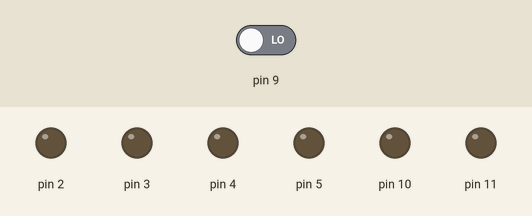
A sketch run on a simulated Arduino Uno, built with avr-gcc and run on an emulated ATmega328P. Shown: output pins drawn as LEDs (lit = HIGH). The inputs (shaded band) are chosen by the test bench; at power-on: pin 9 LOW.

Above: at 1.2 s.
1.3 s: pin 9 driven HIGH
At 2.5 s:
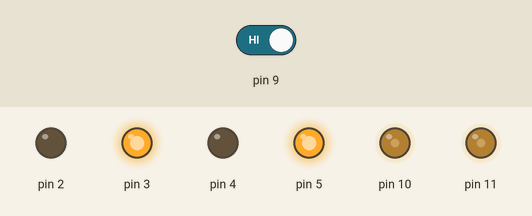
2.8 s: pin 9 driven LOW
At 3.7 s:
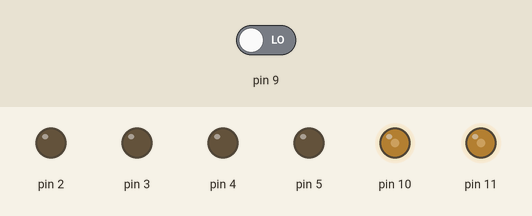
Timing chart, 0 to 5.8 s (numbered marks = the images above; inputs shaded):
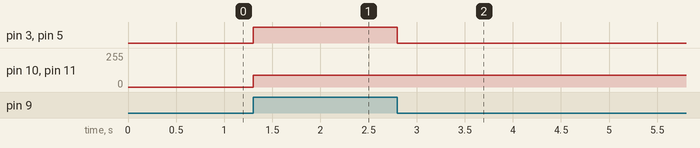

The sketch:

simple_sensor_interfacing_D.ino
```cpp
int state = 0;

void setup() {
  pinMode(2, OUTPUT);
  pinMode(3, OUTPUT);
  pinMode(4, OUTPUT);
  pinMode(5, OUTPUT);

  pinMode(9, INPUT);

  pinMode(10, OUTPUT);
  pinMode(11, OUTPUT);
}

void loop() {

  state = digitalRead(9);

  if (state == HIGH) {
    digitalWrite(2, LOW);
    digitalWrite(3, HIGH);
    digitalWrite(4, LOW);
    digitalWrite(5, HIGH);
    analogWrite(10, 90);
    analogWrite(11, 90);
  }

  else {
    digitalWrite(2, LOW);
    digitalWrite(3, LOW);
    digitalWrite(4, LOW);
    digitalWrite(5, LOW);
  }

}
```

Measured:
- after the input at 1.3 s, pin 3, pin 5: LOW → HIGH at once; pin 10, pin 11: 0/255 → 90/255 at once
- after the input at 2.8 s, pin 3, pin 5: HIGH → LOW at once
